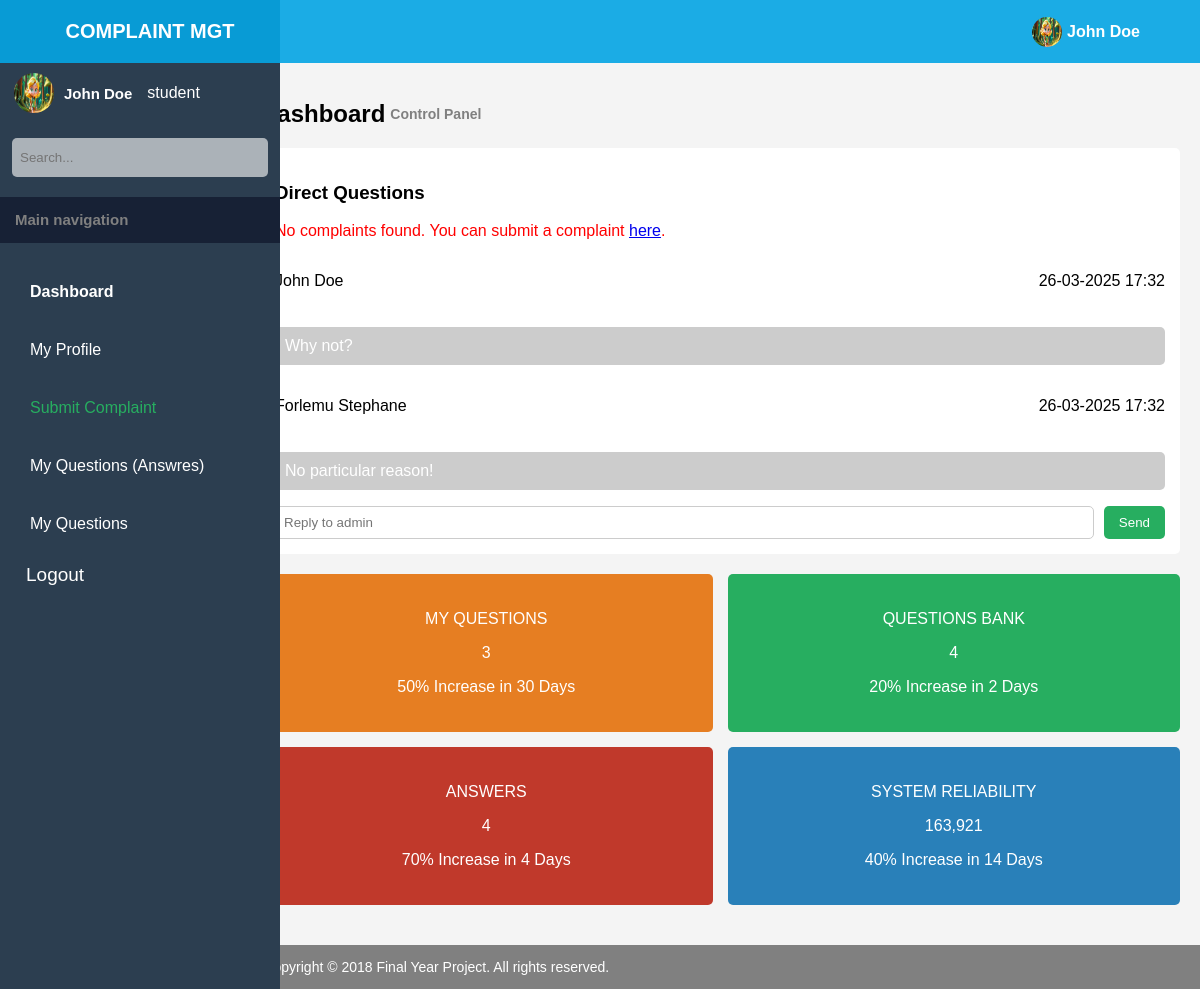
Page /php/student/student-dashboard.php (signed in) on the committed database.
### tables this page shows
CREATE TABLE `complaint_messages` (
  `id` int(11) NOT NULL,
  `sender_id` int(11) NOT NULL,
  `receiver_id` int(11) NOT NULL,
  `message` text NOT NULL,
  `created_at` timestamp NOT NULL DEFAULT current_timestamp() ON UPDATE current_timestamp(),
  `admin_id` int(11) DEFAULT NULL
);

### php/student/student-dashboard.php (the view, shortened to what this page needs)
<?php
require_once '../database-connection.php';
$user_id = $_SESSION['user_id'];
$name = $_SESSION['name'];
$sql = "SELECT * FROM `sign up` WHERE ID = ?";
$stmt = $conn->prepare($sql);
$stmt->bind_param("i", $user_id);
$stmt->execute();
$result = $stmt->get_result();
if ($result->num_rows == 1) {
    $user = $result->fetch_assoc();
} else {
    echo "User not found!";
}
$complaintSql = "SELECT * FROM complaints WHERE studentID = ? ORDER BY created_at DESC LIMIT 1";
$stmt = $conn->prepare($complaintSql);
$stmt->bind_param("i", $user_id);
$stmt->execute();
$complaintResult = $stmt->get_result();
if ($complaintResult->num_rows == 1) {
    $complaint = $complaintResult->fetch_assoc();
} else {
    $complaint = null;
}
$messagesSql = "SELECT * FROM complaint_messages WHERE sender_id = ? OR receiver_id = ? ORDER BY created_at ASC";
$stmt = $conn->prepare($messagesSql);
$stmt->bind_param("ii", $user_id, $user_id);
$stmt->execute();
$messagesResult = $stmt->get_result();
$messages = [];
while ($row = $messagesResult->fetch_assoc()) {
    $messages[] = $row;
}
$msgReceiver = "SELECT * FROM complaint_messages WHERE receiver_id = ? ORDER BY created_at ASC";
$stmt = $conn->prepare($msgReceiver);
$stmt->bind_param("i", $user_id);
$stmt->execute();
$msgResult = $stmt->get_result();
?>
<!DOCTYPE html>
<html lang="en">
<head>
    <link rel="stylesheet" href='../../styles/student-dashboard.css'>
    <link rel="stylesheet" href="https://cdn.hugeicons.com/font/hgi-stroke-rounded.css" />
</head>
<body>
    <div class="container">
        <div class='nav-bar'>
            <p class='logo'> Complaint mgt </p>
            <i class="menu-icon hgi hgi-stroke hgi-menu-01"></i>
            <div class='profile' style="flex-direction: column;">
                <div class="nav-profile" style="display: flex; align-items: center; justify-content: end; gap: 5px; width: 100%;">
                    <img src="../../assets/images/profile-image.png" class="" alt="User">
                    <p class='profile-name'> <?php echo htmlspecialchars($name) ?> </p>
                </div>
            </div>
        </div>
        <div class='main-content-container'>
            <aside class="sidebar">
                <div class="user-info">
                    <img src="../../assets/images/profile-image.png" class="avatar" alt="User">
                    <div>
                        <p class="username" style="font-size: 15px;"><?php echo htmlspecialchars($name) ?></p>
                        <p> student </p>
                    </div>
                </div>
                <div class='search-box'>
                    <input type="text" placeholder="Search...">
                    <i class="search-icon hgi hgi-stroke hgi-search-01"></i>
                </div>
                <div class='main-navigation'>
                    <h1>Main navigation</h1>
                </div>
                <nav class="nav-menu">
                    <div class='menu-list'>
                        <div>
                            <a href="student-dashboard.php" class="active">Dashboard</a>
                        </div>
                    </div>
                    <div class='menu-list'>
                        <div>
                            <a href="profile.php">My Profile</a>
                        </div>
                    </div>
                    <div class='menu-list'>
                        <div>
                            <a href="submit-complaint.php" class="highlight">Submit Complaint</a>
                        </div>
                    </div>
                    <div class='menu-list'>
                        <div>
                            <a href="answers.php">My Questions (Answres)</a>
                        </div>
                    </div>
                    <div class='menu-list'>
                        <div>
                            <a href="questions.php">My Questions</a>
                        </div>
                    </div>
                    <a href="../logout.php" style="display: flex; align-items: center; width: 100%; text-decoration: none; color: white;" class="menu-list">
                        <div>
                            <button style="background-color: transparent; border: none; color: white; font-size: 19px;"> Logout </button>
                        </div>
                    </a>
                </nav>
            </aside>
            <main class="main-content">
                <h2 class="title">Dashboard <span class="subtitle">Control Panel</span></h2>
                <form class="questions-section" method="post">
                    <h3>Direct Questions</h3>
                    <div class="questions-list">
                        <?php if ($complaint): ?>
                            <div style="width: 100%; display: flex; justify-content: space-between;">
                                <p> <?php echo htmlspecialchars($complaint['names']) ?> </p>
                                <p> <?php echo htmlspecialchars($complaint['created_at']) ?> </p>
                            </div>
                            <p class='question' style="width: 98%; padding: 15px; color: white; border-radius: 5px; background-color: #0b5ed7">
                                <?php echo htmlspecialchars($complaint['description']); ?>
                            </p>
                        <?php else: ?>
                            <p style="color: red;">No complaints found. You can submit a complaint <a href="submit-complaint.php">here</a>.</p>
                        <?php endif; ?>
                        <?php foreach ($messages as $msg): ?>
                            <div style="display: flex; flex-direction: column; gap: 5px;">
                                <div style="display: flex; justify-content: space-between; align-items: center;">
                                    <?php
                                    $sender_id = $msg['sender_id'];
                                    $query = "SELECT * FROM `sign up` WHERE id = ?";
                                    $stmt = $conn->prepare($query);
                                    $stmt->bind_param("i", $sender_id);
                                    $stmt->execute();
                                    $result = $stmt->get_result();
                                    if ($result->num_rows == 1) {
                                        $user = $result->fetch_assoc();
                                    } else {
                                        echo "User not found!";
                                    }
                                    ?>
                                    <p> <?= htmlspecialchars($user['Names']) ?> </p>
                                    <p> <?php echo date("d-m-Y H:i", strtotime($msg['created_at'])); ?> </p>
                                </div>
                                <div style="display: flex; gap: 5px; align-items: center;">
                                    <p class='question' style="width: 100%; padding: 10px; background: <?php echo ($user['role'] === 'admin') ? '#007bff' : '#ccc'; ?>; color: white; border-radius: 5px;">
                                        <?php echo htmlspecialchars($msg['message']); ?>
                                    </p>
                                </div>
                            </div>
                        <?php endforeach; ?>
                    </div>
                    <?php if ($msgResult->num_rows > 0): ?>
                        <div class="question-input">
                            <input type="text" placeholder="Reply to admin" id="replyMessage">
                            <button id="sendReply" style="cursor:pointer">Send</button>
                        </div>
                    <?php endif ?>
                </form>
                <div class="stats-grid">
                    <div class="card orange">
                        <p>MY QUESTIONS</p>
                        <p class="number">3</p>
                        <p>50% Increase in 30 Days</p>
                    </div>
                    <div class="card green">
                        <p>QUESTIONS BANK</p>
                        <p class="number">4</p>
                        <p>20% Increase in 2 Days</p>
                    </div>
                    <div class="card red">
                        <p>ANSWERS</p>
                        <p class="number">4</p>
                        <p>70% Increase in 4 Days</p>
                    </div>
                    <div class="card blue">
                        <p>SYSTEM RELIABILITY</p>
                        <p class="number">163,921</p>
                        <p>40% Increase in 14 Days</p>
                    </div>
                </div>
        </div>
        <footer class="footer">
            <p>Copyright &copy; 2018 <span class="bold">Final Year Project</span>. All rights reserved.</p>
        </footer>
    </div>
</body>
</html>

### styles/student-dashboard.css (style rules this page uses)
body { margin: 0; font-family: Arial, sans-serif; display: flex; height: 100vh; background-color: #f4f4f4; }
.container { width: 100%; display: flex; flex-direction: column; }
.main-content-container { display: flex; width: 100%; }
.nav-bar { width: 100%; background-color: rgba(5, 165, 228, 0.904); display: flex; align-items: center; z-index: 999; position: fixed; top: 0; }
.nav-bar .logo { text-transform: uppercase; color: white; font-size: 20px; font-weight: 600; text-align: center; width: 300px; }
.nav-bar .profile { width: 70%; display: flex; gap: 8px; justify-content: end; align-items: center; cursor: pointer; }
.profile img { width: 30px; height: 30px; border-radius: 50%; }
.profile-name { color: white; font-weight: 600; }
.nav-bar .menu-icon { color: white; width: 30px; height: 30px; cursor: pointer; padding: 5px; display: grid; place-content: center; border-radius: 5px; transition: all 360ms ease-in-out; }
.sidebar { width: 280px; background: #2c3e50; color: white; padding: 20px 0; overflow: auto; display: flex; flex-direction: column; position: fixed; align-items: center; top: 0; height: 100%; transition: all 360ms ease-in-out; }
.user-info { display: flex; align-items: center; margin-bottom: 20px; margin-top: 3em; width: 90%; cursor: pointer; padding: 0 5px; }
.user-info img { width: 40px; height: 40px; border-radius: 50%; }
.user-info div { display: flex; align-items: center; gap: 15px; }
.avatar { width: 60px; height: 60px; border-radius: 50%; margin-right: 10px; }
.username { font-weight: bold; color: white; }
.search-box { display: flex; align-items: center; border-radius: 5px; border: none; width: 90%; margin-bottom: 20px; background-color: rgba(245, 245, 245, 0.63); padding-right: 4px; }
.search-box input { width: 100%; padding: 12px 8px; background-color: transparent; border: none; outline: none; }
.search-box .search-icon { width: 15px; height: 15px; padding: 8px; border-radius: 5px; transition: all 360ms ease-in-out; display: grid; place-content: center; cursor: pointer; }
.search-box::placeholder { color: white; }
.main-navigation { width: 100%; background-color: rgba(2, 2, 24, 0.473); padding: 2px 0; }
.main-navigation h1 { font-size: 15px; color: gray; padding: 0 15px; }
.nav-menu { width: 100%; margin-top: 15px; }
.nav-menu .menu-list { margin-top: 10px; width: 100%; padding: 5px 0px; }
.menu-list div { display: flex; align-items: center; gap: 3px; }
.nav-menu .menu-list a { padding: 10px; color: white; text-decoration: none; }
.menu-list div { padding-left: 10px; }
.nav-menu a.active { font-weight: bold; }
.nav-menu a.highlight { color: #27ae60; }
.main-content { padding: 20px; margin-left: 20%; margin-top: 5%; width: 100%; transition: all 360ms ease-in-out; }
.title { font-size: 24px; display: flex; align-items: center; gap: 5px; }
.subtitle { font-size: 14px; color: gray; }
.questions-section { background: white; padding: 15px; border-radius: 5px; margin-bottom: 20px; }
.questions-list .question { background: #ecf0f1; border-radius: 5px; }
.question-input { display: flex; }
.question-input input { flex: 1; padding: 8px; border: 1px solid #ccc; border-radius: 5px; }
.question-input button { padding: 8px 15px; background: #27ae60; color: white; border: none; border-radius: 5px; margin-left: 10px; }
.stats-grid { display: grid; grid-template-columns: repeat(2, 1fr); gap: 15px; }
.card { padding: 20px; border-radius: 5px; color: white; text-align: center; }
.card.orange { background: #e67e22; }
.card.green { background: #27ae60; }
.card.red { background: #c0392b; }
.card.blue { background: #2980b9; }
.footer { margin-top: 20px; text-align: center; font-size: 14px; color: white; background-color: gray; margin-left: 20.7%; transition: all 360ms ease-in-out; }
.footer p { text-align: left; padding-left: 15px; }
.sidebar { width: 280px; transition: width 0.3s ease-in-out; overflow: hidden; }
.sidebar .menu-list div { display: flex; align-items: center; gap: 10px; }
.nav-bar .menu-icon { position: absolute; left: 300px; transition: left 0.3s ease-in-out; }

### rows in the picture
complaint_messages: sender.Names "John Doe", created_at "26-03-2025 17:32", message "Why not?"
complaint_messages: sender.Names "Forlemu Stephane", created_at "26-03-2025 17:32", message "No particular reason!"

### other values in the picture
$name "John Doe"
